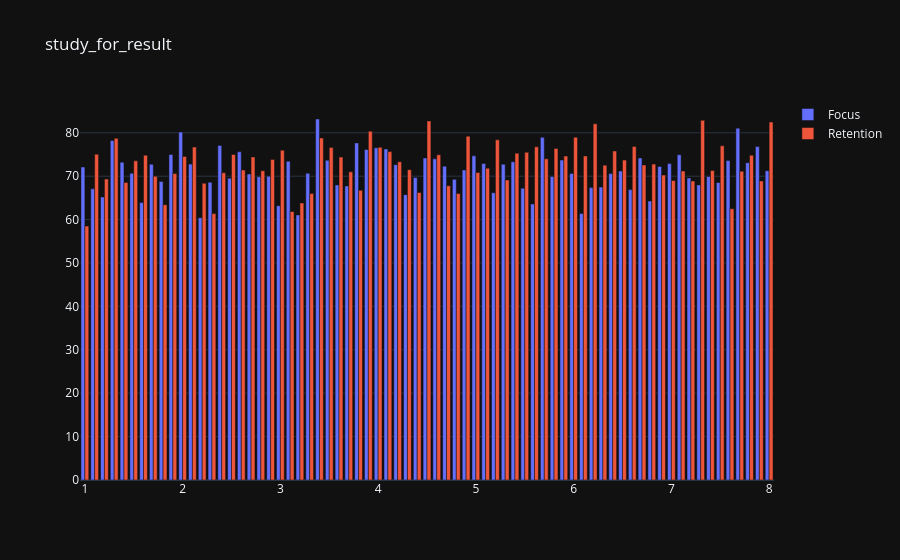

The code cell stored with this chart in its notebook:
### Code cell
study_for_result = df.groupby('Study_Hours')[['Focus_Level']].mean().join(
    df.groupby('Study_Hours')[['Retention_Score']].mean()
)

trace0 = go.Bar(
    x=study_for_result.index,
    y=study_for_result.Focus_Level,
    name='Focus'
)

trace1 = go.Bar(
    x=study_for_result.index,
    y=study_for_result.Retention_Score,
    name='Retention'
)

data = [trace0, trace1]
layout = {'title': 'study_for_result'}

fig = go.Figure(data=data, layout=layout)
iplot(fig, show_link=False);
